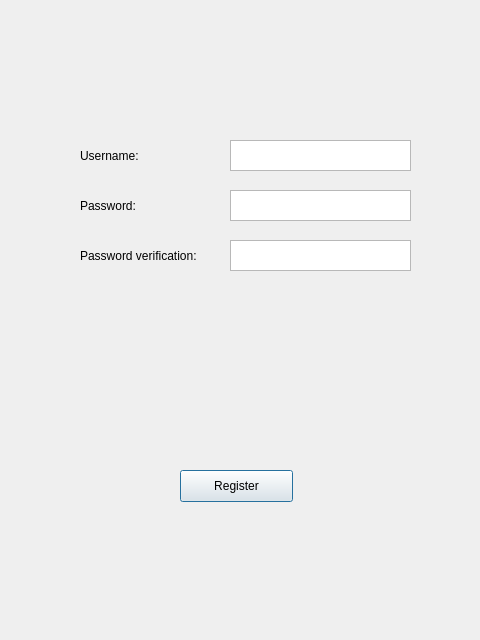
<?xml version="1.0" encoding="UTF-8"?>
<ui version="4.0">
 <class>Dialog</class>
 <widget class="QDialog" name="Dialog">
  <property name="geometry">
   <rect>
    <x>0</x>
    <y>0</y>
    <width>480</width>
    <height>640</height>
   </rect>
  </property>
  <property name="windowTitle">
   <string>Dialog</string>
  </property>
  <widget class="QLabel" name="label">
   <property name="geometry">
    <rect>
     <x>80</x>
     <y>140</y>
     <width>101</width>
     <height>31</height>
    </rect>
   </property>
   <property name="text">
    <string>Username:</string>
   </property>
  </widget>
  <widget class="QLabel" name="label_2">
   <property name="geometry">
    <rect>
     <x>80</x>
     <y>190</y>
     <width>101</width>
     <height>31</height>
    </rect>
   </property>
   <property name="text">
    <string>Password:</string>
   </property>
  </widget>
  <widget class="QLabel" name="label_3">
   <property name="geometry">
    <rect>
     <x>80</x>
     <y>240</y>
     <width>161</width>
     <height>31</height>
    </rect>
   </property>
   <property name="text">
    <string>Password verification:</string>
   </property>
  </widget>
  <widget class="QPlainTextEdit" name="plainTextEdit">
   <property name="geometry">
    <rect>
     <x>230</x>
     <y>140</y>
     <width>181</width>
     <height>31</height>
    </rect>
   </property>
  </widget>
  <widget class="QPlainTextEdit" name="plainTextEdit_2">
   <property name="geometry">
    <rect>
     <x>230</x>
     <y>190</y>
     <width>181</width>
     <height>31</height>
    </rect>
   </property>
  </widget>
  <widget class="QPlainTextEdit" name="plainTextEdit_3">
   <property name="geometry">
    <rect>
     <x>230</x>
     <y>240</y>
     <width>181</width>
     <height>31</height>
    </rect>
   </property>
  </widget>
  <widget class="QPushButton" name="pushButton">
   <property name="geometry">
    <rect>
     <x>180</x>
     <y>470</y>
     <width>113</width>
     <height>32</height>
    </rect>
   </property>
   <property name="text">
    <string>Register</string>
   </property>
  </widget>
 </widget>
 <resources/>
 <connections/>
</ui>
